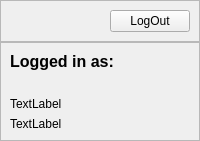
         <widget class="QWidget" name="LoggedInPage">
          <layout class="QVBoxLayout" name="verticalLayout_6">
           <property name="spacing">
            <number>0</number>
           </property>
           <property name="leftMargin">
            <number>0</number>
           </property>
           <property name="topMargin">
            <number>0</number>
           </property>
           <property name="rightMargin">
            <number>0</number>
           </property>
           <property name="bottomMargin">
            <number>0</number>
           </property>
           <item alignment="Qt::AlignTop">
            <widget class="QFrame" name="LoggedIn">
             <property name="frameShape">
              <enum>QFrame::StyledPanel</enum>
             </property>
             <property name="frameShadow">
              <enum>QFrame::Raised</enum>
             </property>
             <layout class="QHBoxLayout" name="horizontalLayout_4">
              <item>
               <spacer name="horizontalSpacer">
                <property name="orientation">
                 <enum>Qt::Horizontal</enum>
                </property>
                <property name="sizeHint" stdset="0">
                 <size>
                  <width>40</width>
                  <height>20</height>
                 </size>
                </property>
               </spacer>
              </item>
              <item>
               <widget class="QPushButtonThemed" name="LogoutButton">
                <property name="toolTip">
                 <string>LogOut</string>
                </property>
                <property name="text">
                 <string>LogOut</string>
                </property>
                <property name="icon">
                 <iconset resource="../qss/icons/Icons.qrc">
                  <normaloff>:/icons/png2svg/logout-white.svg</normaloff>
                  <activeoff>:/icons/png2svg/logout-white.svg</activeoff>
                  <activeon>:/icons/png2svg/logout-green.svg</activeon>:/icons/png2svg/logout-white.svg</iconset>
                </property>
                <property name="iconSize">
                 <size>
                  <width>24</width>
                  <height>24</height>
                 </size>
                </property>
               </widget>
              </item>
             </layout>
            </widget>
           </item>
           <item>
            <widget class="QFrame" name="LoggedInframe">
             <property name="sizePolicy">
              <sizepolicy hsizetype="Preferred" vsizetype="Expanding">
               <horstretch>0</horstretch>
               <verstretch>0</verstretch>
              </sizepolicy>
             </property>
             <property name="frameShape">
              <enum>QFrame::StyledPanel</enum>
             </property>
             <property name="frameShadow">
              <enum>QFrame::Raised</enum>
             </property>
             <layout class="QVBoxLayout" name="verticalLayout_7">
              <item>
               <widget class="QLabelThemed" name="LoggedInLabel">
                <property name="text">
                 <string>&lt;html&gt;&lt;head/&gt;&lt;body&gt;&lt;p&gt;&lt;span style=" font-size:12pt; font-weight:700;"&gt;Logged in as:&lt;/span&gt;&lt;/p&gt;&lt;/body&gt;&lt;/html&gt;</string>
                </property>
               </widget>
              </item>
              <item>
               <widget class="QLabelThemed" name="usernameLoggedinlabel">
                <property name="text">
                 <string />
                </property>
               </widget>
              </item>
              <item>
               <widget class="QLabelThemed" name="label_5">
                <property name="text">
                 <string>TextLabel</string>
                </property>
               </widget>
              </item>
              <item>
               <widget class="QLabelThemed" name="label_6">
                <property name="text">
                 <string>TextLabel</string>
                </property>
               </widget>
              </item>
             </layout>
            </widget>
           </item>
          </layout>
         </widget>
